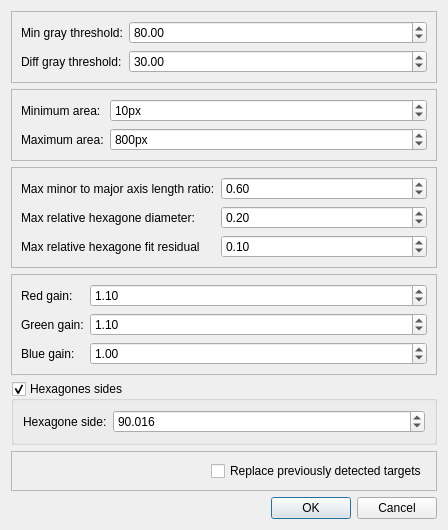
<?xml version="1.0" encoding="UTF-8"?>
<ui version="4.0">
 <class>StereoVisionApp::HexagonalTargetDetectionOptionsDialog</class>
 <widget class="QDialog" name="StereoVisionApp::HexagonalTargetDetectionOptionsDialog">
  <property name="geometry">
   <rect>
    <x>0</x>
    <y>0</y>
    <width>448</width>
    <height>497</height>
   </rect>
  </property>
  <property name="windowTitle">
   <string>Dialog</string>
  </property>
  <layout class="QVBoxLayout" name="verticalLayout">
   <item>
    <widget class="QFrame" name="frameGrayThreshold">
     <property name="frameShape">
      <enum>QFrame::StyledPanel</enum>
     </property>
     <property name="frameShadow">
      <enum>QFrame::Raised</enum>
     </property>
     <layout class="QFormLayout" name="formLayout">
      <item row="0" column="0">
       <widget class="QLabel" name="minGrayThresholdLabel">
        <property name="text">
         <string>Min gray threshold:</string>
        </property>
       </widget>
      </item>
      <item row="0" column="1">
       <widget class="QDoubleSpinBox" name="minGrayThresholdSpinBox">
        <property name="value">
         <double>80.000000000000000</double>
        </property>
       </widget>
      </item>
      <item row="1" column="0">
       <widget class="QLabel" name="diffGrayThresholdLabel">
        <property name="text">
         <string>Diff gray threshold:</string>
        </property>
       </widget>
      </item>
      <item row="1" column="1">
       <widget class="QDoubleSpinBox" name="diffGrayThresholdSpinBox">
        <property name="value">
         <double>30.000000000000000</double>
        </property>
       </widget>
      </item>
     </layout>
    </widget>
   </item>
   <item>
    <widget class="QFrame" name="frameClustersAreas">
     <property name="frameShape">
      <enum>QFrame::StyledPanel</enum>
     </property>
     <property name="frameShadow">
      <enum>QFrame::Raised</enum>
     </property>
     <layout class="QFormLayout" name="formLayout_2">
      <item row="0" column="0">
       <widget class="QLabel" name="minAreaLabel">
        <property name="text">
         <string>Minimum area:</string>
        </property>
       </widget>
      </item>
      <item row="0" column="1">
       <widget class="QSpinBox" name="minAreaSpinBox">
        <property name="suffix">
         <string>px</string>
        </property>
        <property name="maximum">
         <number>999</number>
        </property>
        <property name="value">
         <number>10</number>
        </property>
       </widget>
      </item>
      <item row="1" column="0">
       <widget class="QLabel" name="maxAreaLabel">
        <property name="text">
         <string>Maximum area:</string>
        </property>
       </widget>
      </item>
      <item row="1" column="1">
       <widget class="QSpinBox" name="maxAreaSpinBox">
        <property name="suffix">
         <string>px</string>
        </property>
        <property name="maximum">
         <number>99999</number>
        </property>
        <property name="value">
         <number>800</number>
        </property>
       </widget>
      </item>
     </layout>
    </widget>
   </item>
   <item>
    <widget class="QFrame" name="frameDistanceRatios">
     <property name="frameShape">
      <enum>QFrame::StyledPanel</enum>
     </property>
     <property name="frameShadow">
      <enum>QFrame::Raised</enum>
     </property>
     <layout class="QFormLayout" name="formLayout_3">
      <item row="0" column="0">
       <widget class="QLabel" name="minorToMajorLabel">
        <property name="text">
         <string>Max minor to major axis length ratio:</string>
        </property>
       </widget>
      </item>
      <item row="0" column="1">
       <widget class="QDoubleSpinBox" name="minorToMajorAxisRatioSpinBox">
        <property name="maximum">
         <double>1.000000000000000</double>
        </property>
        <property name="singleStep">
         <double>0.100000000000000</double>
        </property>
        <property name="value">
         <double>0.600000000000000</double>
        </property>
       </widget>
      </item>
      <item row="1" column="0">
       <widget class="QLabel" name="hexRelDiameterLabel">
        <property name="text">
         <string>Max relative hexagone diameter:</string>
        </property>
       </widget>
      </item>
      <item row="1" column="1">
       <widget class="QDoubleSpinBox" name="hexRelDiameterSpinBox">
        <property name="maximum">
         <double>1.000000000000000</double>
        </property>
        <property name="singleStep">
         <double>0.100000000000000</double>
        </property>
        <property name="value">
         <double>0.200000000000000</double>
        </property>
       </widget>
      </item>
      <item row="2" column="1">
       <widget class="QDoubleSpinBox" name="hexRelMaxResSpinBox">
        <property name="maximum">
         <double>1.000000000000000</double>
        </property>
        <property name="singleStep">
         <double>0.050000000000000</double>
        </property>
        <property name="value">
         <double>0.100000000000000</double>
        </property>
       </widget>
      </item>
      <item row="2" column="0">
       <widget class="QLabel" name="hexRelMaxResLabel">
        <property name="text">
         <string>Max relative hexagone fit residual</string>
        </property>
       </widget>
      </item>
     </layout>
    </widget>
   </item>
   <item>
    <widget class="QFrame" name="frameColorGains">
     <property name="toolTip">
      <string>&lt;html&gt;&lt;head/&gt;&lt;body&gt;&lt;p&gt;Gain for the different color channel.&lt;/p&gt;&lt;/body&gt;&lt;/html&gt;</string>
     </property>
     <property name="frameShape">
      <enum>QFrame::StyledPanel</enum>
     </property>
     <property name="frameShadow">
      <enum>QFrame::Raised</enum>
     </property>
     <layout class="QFormLayout" name="formLayout_4">
      <item row="0" column="0">
       <widget class="QLabel" name="redGainLabel">
        <property name="text">
         <string>Red gain:</string>
        </property>
       </widget>
      </item>
      <item row="0" column="1">
       <widget class="QDoubleSpinBox" name="redGainSpinBox">
        <property name="singleStep">
         <double>0.100000000000000</double>
        </property>
        <property name="value">
         <double>1.100000000000000</double>
        </property>
       </widget>
      </item>
      <item row="1" column="0">
       <widget class="QLabel" name="greenGainabel">
        <property name="text">
         <string>Green gain:</string>
        </property>
       </widget>
      </item>
      <item row="2" column="0">
       <widget class="QLabel" name="blueGainLabel">
        <property name="text">
         <string>Blue gain:</string>
        </property>
       </widget>
      </item>
      <item row="1" column="1">
       <widget class="QDoubleSpinBox" name="greenGainSpinBox">
        <property name="singleStep">
         <double>0.100000000000000</double>
        </property>
        <property name="value">
         <double>1.100000000000000</double>
        </property>
       </widget>
      </item>
      <item row="2" column="1">
       <widget class="QDoubleSpinBox" name="blueGainSpinBox">
        <property name="singleStep">
         <double>0.100000000000000</double>
        </property>
        <property name="value">
         <double>1.000000000000000</double>
        </property>
       </widget>
      </item>
     </layout>
    </widget>
   </item>
   <item>
    <widget class="QGroupBox" name="hexagoneSidesGroupBox">
     <property name="enabled">
      <bool>true</bool>
     </property>
     <property name="title">
      <string>Hexagones sides</string>
     </property>
     <property name="checkable">
      <bool>true</bool>
     </property>
     <property name="checked">
      <bool>true</bool>
     </property>
     <layout class="QFormLayout" name="formLayout_5">
      <item row="0" column="0">
       <widget class="QLabel" name="hexagoneSideLabel">
        <property name="text">
         <string>Hexagone side:</string>
        </property>
       </widget>
      </item>
      <item row="0" column="1">
       <widget class="QDoubleSpinBox" name="hexagoneSideSpinBox">
        <property name="decimals">
         <number>3</number>
        </property>
        <property name="maximum">
         <double>99999.990000000005239</double>
        </property>
        <property name="value">
         <double>90.016000000000005</double>
        </property>
       </widget>
      </item>
     </layout>
    </widget>
   </item>
   <item>
    <spacer name="verticalSpacer">
     <property name="orientation">
      <enum>Qt::Vertical</enum>
     </property>
     <property name="sizeHint" stdset="0">
      <size>
       <width>20</width>
       <height>40</height>
      </size>
     </property>
    </spacer>
   </item>
   <item>
    <widget class="QFrame" name="replacePreviouslyDetectedFrame">
     <property name="frameShape">
      <enum>QFrame::StyledPanel</enum>
     </property>
     <property name="frameShadow">
      <enum>QFrame::Raised</enum>
     </property>
     <layout class="QHBoxLayout" name="horizontalLayout">
      <item>
       <spacer name="horizontalSpacer">
        <property name="orientation">
         <enum>Qt::Horizontal</enum>
        </property>
        <property name="sizeHint" stdset="0">
         <size>
          <width>151</width>
          <height>20</height>
         </size>
        </property>
       </spacer>
      </item>
      <item>
       <widget class="QCheckBox" name="removePreviouslyDetectedCheckBox">
        <property name="text">
         <string>Replace previously detected targets</string>
        </property>
        <property name="checked">
         <bool>false</bool>
        </property>
       </widget>
      </item>
     </layout>
    </widget>
   </item>
   <item>
    <widget class="QDialogButtonBox" name="buttonBox">
     <property name="orientation">
      <enum>Qt::Horizontal</enum>
     </property>
     <property name="standardButtons">
      <set>QDialogButtonBox::Cancel|QDialogButtonBox::Ok</set>
     </property>
    </widget>
   </item>
  </layout>
 </widget>
 <resources/>
 <connections>
  <connection>
   <sender>buttonBox</sender>
   <signal>accepted()</signal>
   <receiver>StereoVisionApp::HexagonalTargetDetectionOptionsDialog</receiver>
   <slot>accept()</slot>
   <hints>
    <hint type="sourcelabel">
     <x>248</x>
     <y>254</y>
    </hint>
    <hint type="destinationlabel">
     <x>157</x>
     <y>274</y>
    </hint>
   </hints>
  </connection>
  <connection>
   <sender>buttonBox</sender>
   <signal>rejected()</signal>
   <receiver>StereoVisionApp::HexagonalTargetDetectionOptionsDialog</receiver>
   <slot>reject()</slot>
   <hints>
    <hint type="sourcelabel">
     <x>316</x>
     <y>260</y>
    </hint>
    <hint type="destinationlabel">
     <x>286</x>
     <y>274</y>
    </hint>
   </hints>
  </connection>
 </connections>
</ui>
